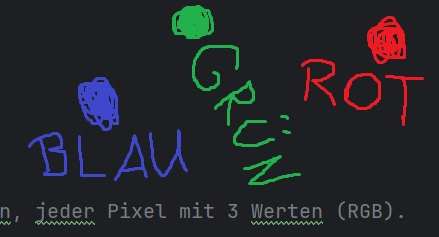
#> input picture uebung1/Images/BlauGruenRot.jpg, 439 x 237 px
$ python main.py
#> lines starting #> are read from the running program, lines starting #| are printed output that depends on the picture
from types import new_class

import matplotlib
from skimage import io
import numpy as np
import matplotlib.pyplot as plt

def plot_img(img, bw=False):
    if bw:
        plt.imshow(img, cmap='gray', vmin=0, vmax=255)
        plt.axis('off')
        plt.show()
    else:
        plt.imshow(img)
        plt.axis('off')
        plt.show()

def plot_hist(hist):
    plt.figure(figsize=(16, 9))
    plt.bar(list(range(256)), hist, width=1)
    plt.show()


# AUFGABE 1
# Bild laden und anzeigen.
image_path = "Images/BlauGruenRot.jpg"
image1 = io.imread(image_path)
#> image1 is the input picture: shape (237, 439, 3); mean R, G, B 36.7, 37.3, 42
"""
#plt.imshow(image)
#plt.axis('off')
#plt.show()

# Datentyp des Bildes untersuchen
print(image1)
print(image1.shape)
print(type(image1))
# Ergebnis: 600 Zeilen mal 600 Spalten, jeder Pixel mit 3 Werten (RGB).

# Farbkanäle einzeln anzeigen
kanalRot = np.array([np.array([np.array([y[0],0,0]) for y in x]) for x in image1])
plt.imshow(kanalRot)
plt.axis('off')
plt.show()

kanalGruen = np.array([np.array([np.array([0,y[1],0]) for y in x]) for x in image1])
plt.imshow(kanalGruen)
plt.axis('off')
plt.show()

kanalBlau = np.array([np.array([np.array([0,0,y[2]]) for y in x]) for x in image1])
plt.imshow(kanalBlau)
plt.axis('off')
plt.show()


# Spiegelfunktion (wahlweise Zeilen, oder Spalten umsortieren)
def mirror(image, isVertical=True):
    if isVertical:
        new_image = [list(row) for row in image]
        for i in range(len(new_image)):
            new_image[i].reverse()
        return np.array([np.array(row) for row in new_image])
    else:
        new_image = [row for row in image]
        new_image.reverse()
        return np.array(new_image)

verticalTest = mirror(image1)
plt.imshow(verticalTest)
plt.axis('off')
plt.show()

pointReflection = mirror(mirror(image1), False)
plt.imshow(pointReflection)
plt.axis('off')
plt.show()

horizontalTest = mirror(image1, False)
plt.imshow(horizontalTest)
plt.axis('off')
plt.show()
"""
# • Zunchst muss eine Funktion geschrieben werden, die ein RGB-Bild in ein Graustufenbild (mit nur einem Kanal) umwandelt.

def grayscale(imge_rgb):
    bw_img = []
    for row in imge_rgb:
        new_row = []
        for pixel in row:
            avg = sum([int(x) for x in pixel]) // 3
            new_row.append(avg)
        bw_img.append(np.array(new_row, dtype="uint8"))
    return np.array(bw_img)

def bw_histogram(img, norm=False):
    hist = [0] * 256
    for row in img:
        for px in row:
            hist[px] += 1

    if norm:
        all = len(img) * len(img[0])
        for i in range(len(hist)):
            hist[i] /= all

    return np.array(hist)

"""
bw_test = grayscale(image1)

plt.imshow(bw_test, cmap='gray')
plt.axis('off')
plt.show()

plt.plot(bw_histogram(bw_test, True))
plt.show()
"""
# 4 a) Welche Aufnahmefehler sind in 01 und 03 zu erkennen? Woran ist dies im Histogramm erkennbar?

# Bild 1 (überbelichtet Himmel) und unterbelichtet

# Bild 2 überbelichtet

# Bild 3 stark überbelichtet

# b) das Histogramm wurde nach rechts gestreckt (in den hellen Pixeln geht Information verloren)

# c) der Kontrast wurde erhöht -> Historgramm gestreckt

"""
for i in range(1, 6):
    image_path = f"Images\\bild0{i}.jpg"
    img = io.imread(image_path)
    img_bw = grayscale(img)

    hist = bw_histogram(img_bw)
    plt.figure(figsize=(16, 9))
    plt.bar(list(range(256)), hist, width=1)
    plt.show()
"""


# 5

def apply(lut, img):
    res = []
    for i in range(len(img)):
        row = []
        for j in range(len(img[0])):
            row.append(lut[int(img[i][j])])
        res.append(row)
    return res


# [18 lines left out: functions gamma, brightness_lut, not called in this run]
"""
image_path = "Images\\bild04.jpg"
image1 = io.imread(image_path)
plot_img(image1, True)
testGamma = brightness_lut(grayscale(image1), 100)
plot_img(testGamma, True)
"""
# 5 a)

# [9 lines left out: function lossless_brightness_bw, not called in this run]
"""
image_path = "Images\\bild01.jpg"
image1 = io.imread(image_path)
bw_img = grayscale(image1)
hist1 = bw_histogram(bw_img)
plot_img(bw_img, True)
plot_hist(hist1)

lbimg = lossless_brightness_bw(bw_img)
hist2 = bw_histogram(lbimg)
plot_img(lbimg, True)
plot_hist(hist2)
"""

# [26 lines left out: function bild1_hell_kontrast, not called in this run]

def bild1_hell_shift():
    low140 = []
    high116 = []
    for i in range(140):
        low140.append(i + 80)
    for i in range(140, 256):
        high116.append(int(220 + 36 * ((i - 140) / 116)))
    lut = low140 + high116

    image_path = "Images/bild01.jpg"
    image1 = io.imread(image_path)
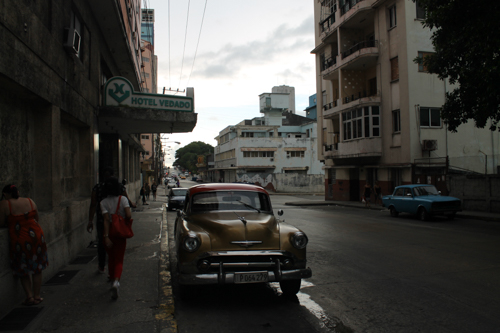
#> input picture uebung1/Images/bild01.jpg, 500 x 333 px
#> image1 is the input picture: shape (333, 500, 3); mean R, G, B 62.9, 61.8, 58.3

    img1_bw = grayscale(image1)
#> after the loop in grayscale, `for row in imge_rgb:`: bw_img = 333 items
    hist = bw_histogram(img1_bw)
#> after the loop in bw_histogram, `for row in img:`: hist = 256 values, max 3752 at index 24, min 3 at index 197, mean 650.4
    plot_hist(hist)
#> in plot_hist, `plt.show()`:
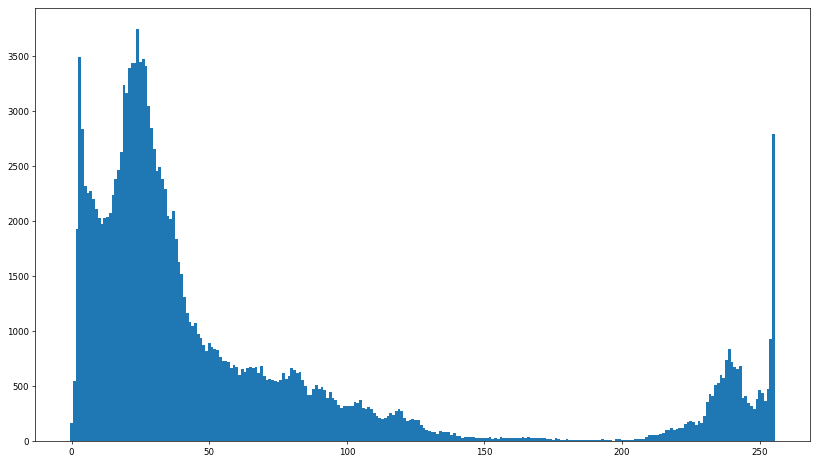
#> figure drawn by matplotlib, 1 panel; tallest bar 3752 high, from x = 23.5 to 24.5
    res = apply(lut, img1_bw)
#> after the loop in apply, `for i in range(len(img)):`: res = 333 items
#> res = 333 items
    res_hist = bw_histogram(res)
#> res_hist = 256 values, max 4199 at index 255, min 0 at index 0, mean 650.4
    plot_img(res, True)
#> in plot_img, `plt.show()`:
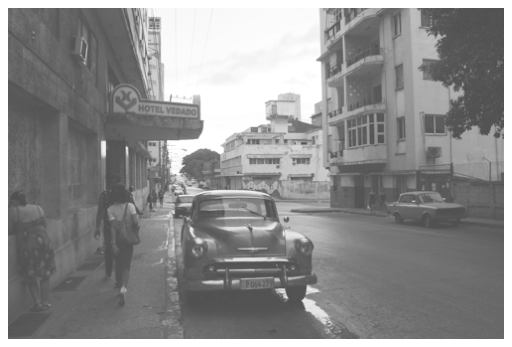
#> figure drawn by matplotlib, 1 panel
    plot_hist(res_hist)
#> in plot_hist (call 2), `plt.show()`:
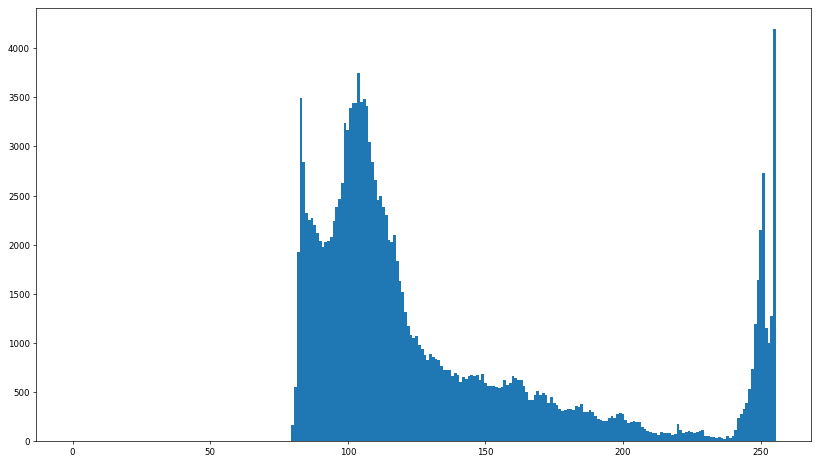
#> figure drawn by matplotlib, 1 panel; tallest bar 4199 high, from x = 254.5 to 255.5

#bild1_hell_kontrast()
bild1_hell_shift()
